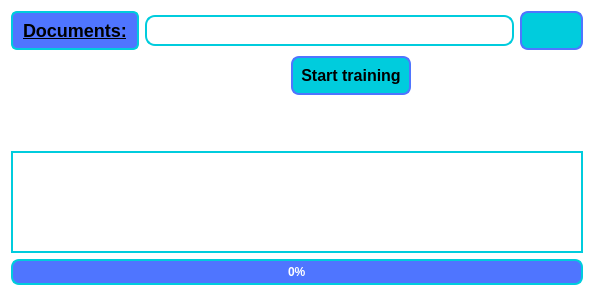
<?xml version="1.0" encoding="UTF-8"?>
<ui version="4.0">
 <class>Dialog</class>
 <widget class="QDialog" name="Dialog">
  <property name="geometry">
   <rect>
    <x>0</x>
    <y>0</y>
    <width>594</width>
    <height>296</height>
   </rect>
  </property>
  <property name="windowTitle">
   <string>Train Window</string>
  </property>
  <property name="windowIcon">
   <iconset resource="imagez.qrc">
    <normaloff>:/iamgez/settings.png</normaloff>:/iamgez/settings.png</iconset>
  </property>
  <property name="styleSheet">
   <string notr="true">QDialog {
    background-color: #7CF5FF; /* Light blue background */
    border: 2px solid #00CCDD; /* Border around the window */
    border-radius: 10px; /* Rounded corners */
    padding: 10px; /* Padding around the content */
}

QWidget {
    background-color: #FFFFFF; /* White background for child widgets */
    border: none; /* No border for inner widgets */
}

QLabel {
    color: white; /* White text */
    font-size: 18px; /* Font size */
    font-weight: bold; /* Bold text */
    background-color: #4F75FF; /* Solid background color */
    border: 2px solid #00CCDD; /* Border color */
    padding: 5px; /* Padding */
    border-radius: 6px; /* Rounded corners */
    text-align: center; /* Center text */
}

QPushButton {
    color: white; /* White text */
    font-size: 16px; /* Font size */
    font-weight: bold; /* Bold text */
    background-color: #00CCDD; /* Button background */
    border: 2px solid #4F75FF; /* Button border */
    padding: 8px; /* Padding */
    border-radius: 8px; /* Rounded corners */
}

QPushButton:hover {
    background-color: #4F75FF; /* Background on hover */
    border: 2px solid #6439FF; /* Border color on hover */
}
</string>
  </property>
  <layout class="QGridLayout" name="gridLayout_2">
   <item row="0" column="0">
    <layout class="QGridLayout" name="gridLayout">
     <item row="0" column="0">
      <widget class="QLabel" name="label">
       <property name="font">
        <font>
         <pointsize>-1</pointsize>
         <bold>true</bold>
         <underline>true</underline>
        </font>
       </property>
       <property name="styleSheet">
        <string notr="true">color: rgb(0, 0, 0);</string>
       </property>
       <property name="text">
        <string>Documents:</string>
       </property>
      </widget>
     </item>
     <item row="1" column="3">
      <spacer name="horizontalSpacer">
       <property name="orientation">
        <enum>Qt::Horizontal</enum>
       </property>
       <property name="sizeType">
        <enum>QSizePolicy::MinimumExpanding</enum>
       </property>
       <property name="sizeHint" stdset="0">
        <size>
         <width>40</width>
         <height>20</height>
        </size>
       </property>
      </spacer>
     </item>
     <item row="1" column="1">
      <spacer name="horizontalSpacer_3">
       <property name="orientation">
        <enum>Qt::Horizontal</enum>
       </property>
       <property name="sizeType">
        <enum>QSizePolicy::Preferred</enum>
       </property>
       <property name="sizeHint" stdset="0">
        <size>
         <width>140</width>
         <height>20</height>
        </size>
       </property>
      </spacer>
     </item>
     <item row="0" column="4">
      <widget class="QPushButton" name="uploadBtn">
       <property name="font">
        <font>
         <pointsize>-1</pointsize>
         <bold>true</bold>
        </font>
       </property>
       <property name="styleSheet">
        <string notr="true">color: rgb(0, 0, 0);</string>
       </property>
       <property name="text">
        <string/>
       </property>
       <property name="icon">
        <iconset theme="modem" resource="imagez.qrc">
         <normaloff>:/iamgez/upload.png</normaloff>:/iamgez/upload.png</iconset>
       </property>
      </widget>
     </item>
     <item row="0" column="1" colspan="3">
      <widget class="QLineEdit" name="lineEdit">
       <property name="styleSheet">
        <string notr="true">QLineEdit {
    color: rgb(0, 0, 0); /* White text color */
    font-size: 16px; /* Font size */
    font-weight: bold; /* Bold text */
    background-color: ; /* Background color */
	color: rgb(0, 0, 0);
    border: 2px solid #00CCDD; /* Border color */
    padding: 3px; /* Padding inside the line edit */
    border-radius: 10px; /* Rounded corners */
}

QLineEdit:focus {
    border: 2px solid #6439FF; /* Change border color on focus */
   
    selection-background-color: #00CCDD; /* Selection color */
    selection-color: rgb(0, 0, 0); /* Text color during selection */
}
</string>
       </property>
      </widget>
     </item>
     <item row="1" column="0">
      <spacer name="horizontalSpacer_2">
       <property name="orientation">
        <enum>Qt::Horizontal</enum>
       </property>
       <property name="sizeType">
        <enum>QSizePolicy::Fixed</enum>
       </property>
       <property name="sizeHint" stdset="0">
        <size>
         <width>29</width>
         <height>20</height>
        </size>
       </property>
      </spacer>
     </item>
     <item row="2" column="2">
      <spacer name="verticalSpacer">
       <property name="orientation">
        <enum>Qt::Vertical</enum>
       </property>
       <property name="sizeType">
        <enum>QSizePolicy::Minimum</enum>
       </property>
       <property name="sizeHint" stdset="0">
        <size>
         <width>20</width>
         <height>50</height>
        </size>
       </property>
      </spacer>
     </item>
     <item row="1" column="2">
      <widget class="QPushButton" name="trainB">
       <property name="styleSheet">
        <string notr="true">color: rgb(0, 0, 0);
font: 700 10pt &quot;Segoe UI&quot;;</string>
       </property>
       <property name="text">
        <string>Start training</string>
       </property>
      </widget>
     </item>
     <item row="3" column="0" colspan="5">
      <widget class="QPlainTextEdit" name="plainTextEdit">
       <property name="enabled">
        <bool>false</bool>
       </property>
       <property name="styleSheet">
        <string notr="true">font: 20pt &quot;Segoe Print&quot;;
color: rgb(0, 0, 0);
border: 2px solid rgb(255, 216, 212);
background-color: transparent;
border: 2px solid #00CCDD; /* Border color */</string>
       </property>
      </widget>
     </item>
     <item row="4" column="0" colspan="5">
      <widget class="QProgressBar" name="progressBar">
       <property name="styleSheet">
        <string notr="true">QProgressBar {
    border: 2px solid #00CCDD; /* Border around the progress bar */
    border-radius: 8px; /* Rounded corners */
    text-align: center; /* Center text in the progress bar */
    color: white; /* Text color */
    font-weight: bold; /* Bold text */
    background-color: #4F75FF; /* Background color when the bar is empty */
}

QProgressBar::chunk {
    background-color: #7CF5FF; /* Color of the progress bar chunk */
    border-radius: 8px; /* Rounded corners on the progress chunk */
    width: 20px; /* Width of each chunk */
}
</string>
       </property>
       <property name="value">
        <number>0</number>
       </property>
      </widget>
     </item>
    </layout>
   </item>
  </layout>
 </widget>
 <resources>
  <include location="imagez.qrc"/>
  <include location="imagez.qrc"/>
 </resources>
 <connections/>
</ui>
